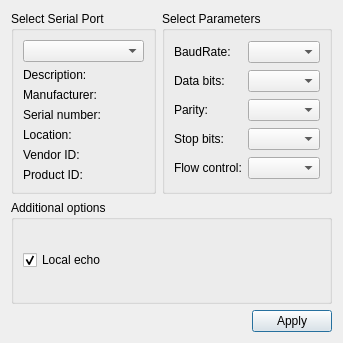
<?xml version="1.0" encoding="UTF-8"?>
<ui version="4.0">
 <class>SettingsDialog</class>
 <widget class="QDialog" name="SettingsDialog">
  <property name="geometry">
   <rect>
    <x>0</x>
    <y>0</y>
    <width>343</width>
    <height>343</height>
   </rect>
  </property>
  <property name="windowTitle">
   <string>Settings</string>
  </property>
  <layout class="QGridLayout" name="gridLayout_3">
   <item row="0" column="1">
    <widget class="QGroupBox" name="parametersBox">
     <property name="title">
      <string>Select Parameters</string>
     </property>
     <layout class="QGridLayout" name="gridLayout_2">
      <item row="0" column="0">
       <widget class="QLabel" name="baudRateLabel">
        <property name="text">
         <string>BaudRate:</string>
        </property>
       </widget>
      </item>
      <item row="0" column="1">
       <widget class="QComboBox" name="baudRateBox"/>
      </item>
      <item row="1" column="0">
       <widget class="QLabel" name="dataBitsLabel">
        <property name="text">
         <string>Data bits:</string>
        </property>
       </widget>
      </item>
      <item row="1" column="1">
       <widget class="QComboBox" name="dataBitsBox"/>
      </item>
      <item row="2" column="0">
       <widget class="QLabel" name="parityLabel">
        <property name="text">
         <string>Parity:</string>
        </property>
       </widget>
      </item>
      <item row="2" column="1">
       <widget class="QComboBox" name="parityBox"/>
      </item>
      <item row="3" column="0">
       <widget class="QLabel" name="stopBitsLabel">
        <property name="text">
         <string>Stop bits:</string>
        </property>
       </widget>
      </item>
      <item row="3" column="1">
       <widget class="QComboBox" name="stopBitsBox"/>
      </item>
      <item row="4" column="0">
       <widget class="QLabel" name="flowControlLabel">
        <property name="text">
         <string>Flow control:</string>
        </property>
       </widget>
      </item>
      <item row="4" column="1">
       <widget class="QComboBox" name="flowControlBox"/>
      </item>
     </layout>
    </widget>
   </item>
   <item row="0" column="0">
    <widget class="QGroupBox" name="selectBox">
     <property name="title">
      <string>Select Serial Port</string>
     </property>
     <layout class="QGridLayout" name="gridLayout">
      <item row="0" column="0">
       <widget class="QComboBox" name="serialPortInfoListBox"/>
      </item>
      <item row="1" column="0">
       <widget class="QLabel" name="descriptionLabel">
        <property name="text">
         <string>Description:</string>
        </property>
       </widget>
      </item>
      <item row="2" column="0">
       <widget class="QLabel" name="manufacturerLabel">
        <property name="text">
         <string>Manufacturer:</string>
        </property>
       </widget>
      </item>
      <item row="3" column="0">
       <widget class="QLabel" name="serialNumberLabel">
        <property name="text">
         <string>Serial number:</string>
        </property>
       </widget>
      </item>
      <item row="4" column="0">
       <widget class="QLabel" name="locationLabel">
        <property name="text">
         <string>Location:</string>
        </property>
       </widget>
      </item>
      <item row="5" column="0">
       <widget class="QLabel" name="vidLabel">
        <property name="text">
         <string>Vendor ID:</string>
        </property>
       </widget>
      </item>
      <item row="6" column="0">
       <widget class="QLabel" name="pidLabel">
        <property name="text">
         <string>Product ID:</string>
        </property>
       </widget>
      </item>
     </layout>
    </widget>
   </item>
   <item row="2" column="0" colspan="2">
    <layout class="QHBoxLayout" name="horizontalLayout">
     <item>
      <spacer name="horizontalSpacer">
       <property name="orientation">
        <enum>Qt::Horizontal</enum>
       </property>
       <property name="sizeHint" stdset="0">
        <size>
         <width>96</width>
         <height>20</height>
        </size>
       </property>
      </spacer>
     </item>
     <item>
      <widget class="QPushButton" name="applyButton">
       <property name="text">
        <string>Apply</string>
       </property>
      </widget>
     </item>
    </layout>
   </item>
   <item row="1" column="0" colspan="2">
    <widget class="QGroupBox" name="additionalOptionsGroupBox">
     <property name="title">
      <string>Additional options</string>
     </property>
     <layout class="QVBoxLayout" name="verticalLayout">
      <item>
       <widget class="QCheckBox" name="localEchoCheckBox">
        <property name="text">
         <string>Local echo</string>
        </property>
        <property name="checked">
         <bool>true</bool>
        </property>
       </widget>
      </item>
     </layout>
    </widget>
   </item>
  </layout>
 </widget>
 <resources/>
 <connections/>
</ui>
